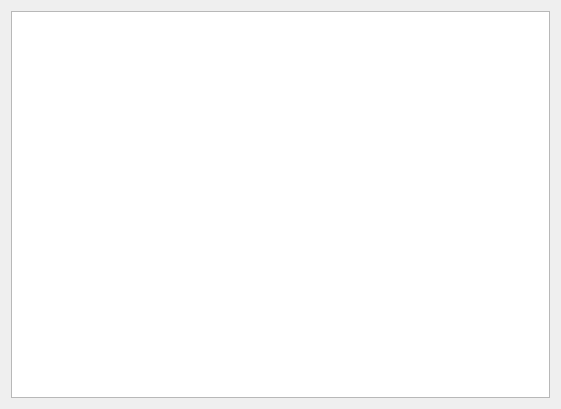
<?xml version="1.0" encoding="UTF-8"?>
<ui version="4.0">
 <class>editor</class>
 <widget class="QWidget" name="editor">
  <property name="geometry">
   <rect>
    <x>0</x>
    <y>0</y>
    <width>561</width>
    <height>409</height>
   </rect>
  </property>
  <property name="windowTitle">
   <string>Form</string>
  </property>
  <layout class="QVBoxLayout" name="verticalLayout">
   <item>
    <widget class="QPlainTextEdit" name="plainTextEdit"/>
   </item>
  </layout>
 </widget>
 <resources/>
 <connections/>
</ui>
